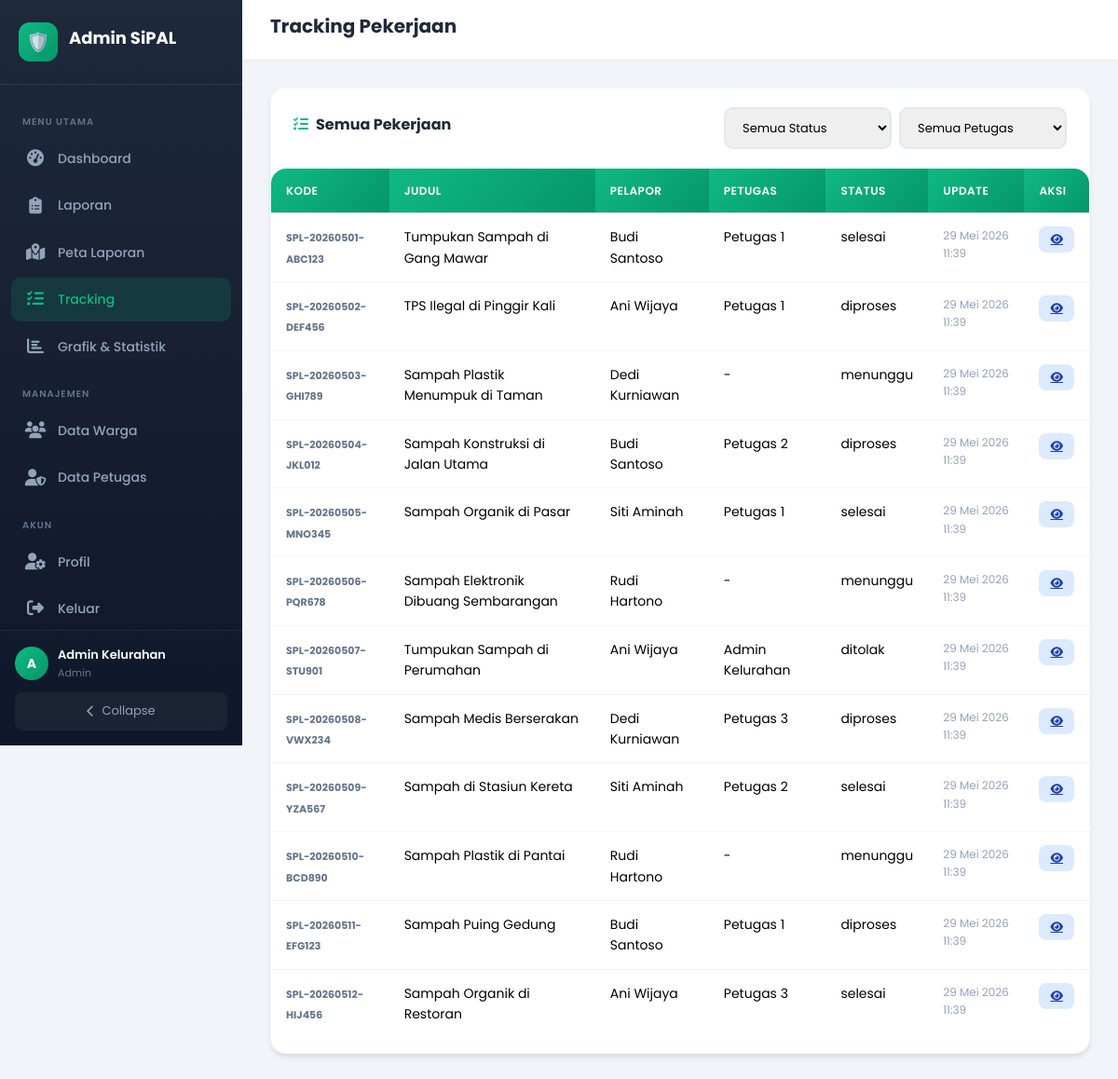
Page /admin/tracking/index.php (signed in) on the committed database.
### tables this page shows
CREATE TABLE laporan_sampah (
    id INT AUTO_INCREMENT PRIMARY KEY,
    kode_laporan VARCHAR(50) NOT NULL UNIQUE,
    user_id INT NOT NULL,
    judul VARCHAR(200) NOT NULL,
    deskripsi TEXT,
    kategori VARCHAR(50) NOT NULL,
    tingkat_urgensi ENUM('rendah', 'sedang', 'tinggi', 'darurat') DEFAULT 'sedang',
    latitude DECIMAL(10, 8) NOT NULL,
    longitude DECIMAL(11, 8) NOT NULL,
    alamat_lokasi TEXT NOT NULL,
    kelurahan VARCHAR(100),
    kecamatan VARCHAR(100),
    kota VARCHAR(100),
    foto_kondisi VARCHAR(255),
    foto_sesudah VARCHAR(255),
    status ENUM('menunggu', 'diproses', 'selesai', 'ditolak') DEFAULT 'menunggu',
    catatan_admin TEXT,
    petugas_id INT,
    created_at DATETIME DEFAULT CURRENT_TIMESTAMP,
    updated_at DATETIME DEFAULT CURRENT_TIMESTAMP ON UPDATE CURRENT_TIMESTAMP,
    FOREIGN KEY (user_id) REFERENCES users(id) ON DELETE CASCADE,
    FOREIGN KEY (petugas_id) REFERENCES admins(id) ON DELETE SET NULL
);

CREATE TABLE users (
    id INT AUTO_INCREMENT PRIMARY KEY,
    nama_lengkap VARCHAR(100) NOT NULL,
    username VARCHAR(50) NOT NULL UNIQUE,
    email VARCHAR(100) NOT NULL UNIQUE,
    password VARCHAR(255) NOT NULL,
    no_telepon VARCHAR(20),
    alamat TEXT,
    foto_profil VARCHAR(255) DEFAULT NULL,
    created_at DATETIME DEFAULT CURRENT_TIMESTAMP,
    updated_at DATETIME DEFAULT CURRENT_TIMESTAMP ON UPDATE CURRENT_TIMESTAMP
);

### includes/auth.php (called while the page is built, shortened)
<?php
require_once 'config.php';
function isAdminLoggedIn() {
    return isset($_SESSION['admin_id']);
}
function getAdminData() {
    global $conn;
    $stmt = $conn->prepare("SELECT * FROM admins WHERE id = ?");
    $stmt->bind_param("i", $_SESSION['admin_id']);
    $stmt->execute();
    return $stmt->get_result()->fetch_assoc();
}
?>

### includes/config.php (called while the page is built, shortened)
<?php
function formatTanggal($datetime) {
    $bulan = ['', 'Jan', 'Feb', 'Mar', 'Apr', 'Mei', 'Jun', 'Jul', 'Agu', 'Sep', 'Okt', 'Nov', 'Des'];
    $t = strtotime($datetime);
    return date('d', $t) . ' ' . $bulan[date('n', $t)] . ' ' . date('Y H:i', $t);
}
function statusBadge($status) {
    $badges = [
        'menunggu' => '<span class="badge badge-wait">Menunggu</span>',
        'diproses' => '<span class="badge badge-process">Diproses</span>',
        'selesai' => '<span class="badge badge-done">Selesai</span>',
        'ditolak' => '<span class="badge badge-reject">Ditolak</span>'
    ];
    return $badges[$status] ?? $status;
}
?>

### admin/tracking/index.php (the view, shortened to what this page needs)
<?php
require_once '../../includes/config.php';
require_once '../../includes/auth.php';
require_once '../../includes/functions.php';
$admin = getAdminData();
$page = max(1, intval($_GET['page'] ?? 1));
$limit = 20;
$offset = ($page - 1) * $limit;
$where = "WHERE 1=1";
$params = [];
$types = "";
$stmt = $conn->prepare("SELECT l.*, u.nama_lengkap as nama_pelapor, a.nama_lengkap as nama_petugas FROM laporan_sampah l LEFT JOIN users u ON l.user_id = u.id LEFT JOIN admins a ON l.petugas_id = a.id $where ORDER BY l.updated_at DESC LIMIT ? OFFSET ?");
$types .= "ii";
$params[] = $limit;
$params[] = $offset;
$stmt->bind_param($types, ...$params);
$stmt->execute();
$laporan = $stmt->get_result()->fetch_all(MYSQLI_ASSOC);
?>
<!DOCTYPE html>
<html lang="id">
<head>
    <link href="https://cdn.jsdelivr.net/npm/bootstrap@5.3.2/dist/css/bootstrap.min.css" rel="stylesheet">
    <link rel="stylesheet" href="../../assets/css/style.css">
    <link rel="stylesheet" href="../../assets/css/admin.css">
    <link rel="stylesheet" href="https://cdnjs.cloudflare.com/ajax/libs/font-awesome/6.4.2/css/all.min.css">
</head>
<body class="admin-layout">
    <aside class="admin-sidebar" id="adminSidebar">
        <div class="sidebar-header"><div class="logo-icon">🛡️</div><h3>Admin SiPAL</h3></div>
        <nav class="sidebar-nav">
            <div class="nav-section-title">Menu Utama</div>
            <a href="../dashboard.php" class="nav-link"><i class="fas fa-tachometer-alt"></i><span>Dashboard</span></a>
            <a href="../laporan/index.php" class="nav-link"><i class="fas fa-clipboard-list"></i><span>Laporan</span></a>
            <a href="../laporan/peta.php" class="nav-link"><i class="fas fa-map-marked-alt"></i><span>Peta Laporan</span></a>
            <a href="index.php" class="nav-link active"><i class="fas fa-tasks"></i><span>Tracking</span></a>
            <a href="../laporan_grafik/index.php" class="nav-link"><i class="fas fa-chart-bar"></i><span>Grafik & Statistik</span></a>
            <div class="nav-section-title">Manajemen</div>
            <a href="../users/index.php" class="nav-link"><i class="fas fa-users"></i><span>Data Warga</span></a>
            <a href="../petugas/index.php" class="nav-link"><i class="fas fa-user-shield"></i><span>Data Petugas</span></a>
            <div class="nav-section-title">Akun</div>
            <a href="../profil.php" class="nav-link"><i class="fas fa-user-cog"></i><span>Profil</span></a>
            <a href="../logout.php" class="nav-link"><i class="fas fa-sign-out-alt"></i><span>Keluar</span></a>
        </nav>
        <div class="sidebar-footer">
            <div class="user-info">
                <div style="width: 36px; height: 36px; background: linear-gradient(135deg, var(--primary), var(--primary-dark)); border-radius: 50%; display: flex; align-items: center; justify-content: center; color: white; font-weight: 700; font-size: 14px;"><?= strtoupper(substr($admin['nama_lengkap'], 0, 1)) ?></div>
                <div><div class="name"><?= htmlspecialchars($admin['nama_lengkap']) ?></div><div class="role"><?= ucfirst($admin['role']) ?></div></div>
            </div>
            <button class="sidebar-toggle" onclick="toggleSidebar()"><i class="fas fa-chevron-left"></i> <span>Collapse</span></button>
        </div>
    </aside>
    <main class="admin-main" id="adminMain">
        <div class="admin-topbar">
            <div class="topbar-title">
                <h2>Tracking Pekerjaan</h2>
            </div>
        </div>
        <div class="admin-content">
            <div class="admin-table-card animate-fade-in">
                <div class="admin-table-header">
                    <h4><i class="fas fa-tasks me-2 text-primary"></i>Semua Pekerjaan</h4>
                    <div class="search-filter">
                        <form method="GET" action="" class="d-flex gap-2 flex-wrap">
                            <select name="status" onchange="this.form.submit()">
                                <option value="">Semua Status</option>
                            </select>
                            <select name="petugas" onchange="this.form.submit()">
                                <option value="">Semua Petugas</option>
                            </select>
                        </form>
                    </div>
                </div>
                <div class="table-container">
                    <table class="table">
                        <thead>
                            <tr><th>Kode</th><th>Judul</th><th>Pelapor</th><th>Petugas</th><th>Status</th><th>Update</th><th>Aksi</th></tr>
                        </thead>
                        <tbody>
                            <?php foreach ($laporan as $lap): ?>
                            <tr>
                                <td><span style="font-size: 11px; font-weight: 700; color: #64748b;"><?= $lap['kode_laporan'] ?></span></td>
                                <td><?= htmlspecialchars($lap['judul']) ?></td>
                                <td><?= htmlspecialchars($lap['nama_pelapor']) ?></td>
                                <td><?= htmlspecialchars($lap['nama_petugas'] ?: '-') ?></td>
                                <td><?= statusBadge($lap['status']) ?></td>
                                <td style="font-size: 12px; color: #94a3b8;"><?= $lap['updated_at'] != $lap['created_at'] ? formatTanggal($lap['updated_at']) : '-' ?></td>
                                <td><a href="../laporan/detail.php?id=<?= $lap['id'] ?>" class="btn-action btn-view"><i class="fas fa-eye"></i></a></td>
                            </tr>
                            <?php endforeach; ?>
                        </tbody>
                    </table>
                </div>
            </div>
        </div>
    </main>
</body>
</html>

### assets/css/style.css (style rules this page uses)
:root { --primary: #10b981; --primary-dark: #059669; --primary-light: #d1fae5; --accent: #f59e0b; --accent-light: #fef3c7; --danger: #ef4444; --danger-light: #fee2e2; --info: #3b82f6; --info-light: #dbeafe; --warning: #f59e0b; --success: #10b981; --dark: #1e293b; --gray: #64748b; --gray-light: #f1f5f9; --white: #ffffff; --bg-user: #f0fdf4; --shadow: 0 4px 6px -1px rgba(0, 0, 0, 0.1), 0 2px 4px -1px rgba(0, 0, 0, 0.06); --shadow-lg: 0 10px 15px -3px rgba(0, 0, 0, 0.1), 0 4px 6px -2px rgba(0, 0, 0, 0.05); --radius: 16px; --radius-sm: 8px; --transition: all 0.3s cubic-bezier(0.4, 0, 0.2, 1); }
* { margin: 0; padding: 0; box-sizing: border-box; }
html { scroll-behavior: smooth; }
body { font-family: 'Poppins', sans-serif; background: var(--bg-user); color: #334155; line-height: 1.6; overflow-x: hidden; }
.animate-fade-in { animation: fadeIn 0.6s ease-out forwards; }
.table-container { overflow-x: auto; border-radius: var(--radius); background: white; box-shadow: var(--shadow); }
.table { width: 100%; border-collapse: collapse; font-size: 14px; }
.table th { background: linear-gradient(135deg, var(--primary), var(--primary-dark)); color: white; padding: 14px 16px; text-align: left; font-weight: 600; text-transform: uppercase; font-size: 12px; letter-spacing: 0.5px; }
.table td { padding: 14px 16px; border-bottom: 1px solid #f1f5f9; }
.table tr:last-child td { border-bottom: none; }
.text-primary { color: var(--primary) !important; }
.gap-2 { gap: 8px; }
.d-flex { display: flex !important; }
.flex-wrap { flex-wrap: wrap !important; }

### rows in the picture
laporan_sampah: kode_laporan "SPL-20260501-ABC123", judul "Tumpukan Sampah di Gang Mawar", user.nama_lengkap "Budi Santoso", petugas.nama_lengkap "Petugas 1", status "selesai", updated_at "29 Mei 2026 11:39"
laporan_sampah: kode_laporan "SPL-20260502-DEF456", judul "TPS Ilegal di Pinggir Kali", user.nama_lengkap "Ani Wijaya", petugas.nama_lengkap "Petugas 1", status "diproses", updated_at "29 Mei 2026 11:39"
laporan_sampah: kode_laporan "SPL-20260503-GHI789", judul "Sampah Plastik Menumpuk di Taman", user.nama_lengkap "Dedi Kurniawan", nama_petugas "-", status "menunggu", updated_at "29 Mei 2026 11:39"
laporan_sampah: kode_laporan "SPL-20260504-JKL012", judul "Sampah Konstruksi di Jalan Utama", user.nama_lengkap "Budi Santoso", petugas.nama_lengkap "Petugas 2", status "diproses", updated_at "29 Mei 2026 11:39"
laporan_sampah: kode_laporan "SPL-20260505-MNO345", judul "Sampah Organik di Pasar", user.nama_lengkap "Siti Aminah", petugas.nama_lengkap "Petugas 1", status "selesai", updated_at "29 Mei 2026 11:39"
laporan_sampah: kode_laporan "SPL-20260506-PQR678", judul "Sampah Elektronik Dibuang Sembarangan", user.nama_lengkap "Rudi Hartono", nama_petugas "-", status "menunggu", updated_at "29 Mei 2026 11:39"
laporan_sampah: kode_laporan "SPL-20260507-STU901", judul "Tumpukan Sampah di Perumahan", user.nama_lengkap "Ani Wijaya", petugas.nama_lengkap "Admin Kelurahan", status "ditolak", updated_at "29 Mei 2026 11:39"
laporan_sampah: kode_laporan "SPL-20260508-VWX234", judul "Sampah Medis Berserakan", user.nama_lengkap "Dedi Kurniawan", petugas.nama_lengkap "Petugas 3", status "diproses", updated_at "29 Mei 2026 11:39"
laporan_sampah: kode_laporan "SPL-20260509-YZA567", judul "Sampah di Stasiun Kereta", user.nama_lengkap "Siti Aminah", petugas.nama_lengkap "Petugas 2", status "selesai", updated_at "29 Mei 2026 11:39"
laporan_sampah: kode_laporan "SPL-20260510-BCD890", judul "Sampah Plastik di Pantai", user.nama_lengkap "Rudi Hartono", nama_petugas "-", status "menunggu", updated_at "29 Mei 2026 11:39"
laporan_sampah: kode_laporan "SPL-20260511-EFG123", judul "Sampah Puing Gedung", user.nama_lengkap "Budi Santoso", petugas.nama_lengkap "Petugas 1", status "diproses", updated_at "29 Mei 2026 11:39"
laporan_sampah: kode_laporan "SPL-20260512-HIJ456", judul "Sampah Organik di Restoran", user.nama_lengkap "Ani Wijaya", petugas.nama_lengkap "Petugas 3", status "selesai", updated_at "29 Mei 2026 11:39"

### other values in the picture
substr($admin['nama_lengkap'], 0, 1) "A"
$admin['nama_lengkap'] "Admin Kelurahan"
$admin['role'] "Admin"
